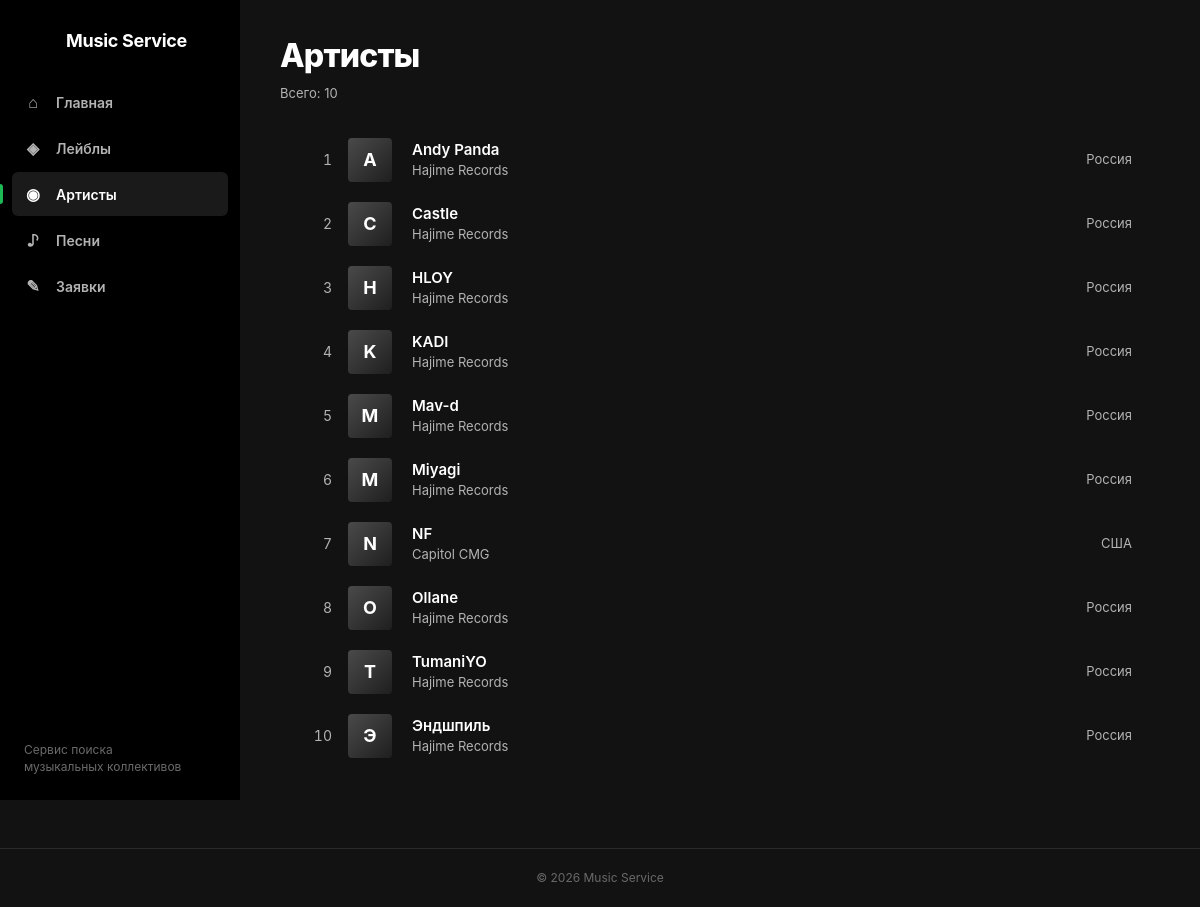
Screenshot of /artists/ with the database file from the repository.
### artists/views.py (the view)
# urls.py: path("", views.artists, name="list"),
def artists(request):
    conn = get_connection()
    artists_data = conn.execute("""
        SELECT artists.id, artists.name, artists.country,
               labels.name AS label_name
        FROM artists
        LEFT JOIN labels ON artists.label_id = labels.id
        ORDER BY artists.name
    """).fetchall()
    conn.close()
    return render(request, "artists/list.html", {"artists": artists_data})

### db/database.py (called while the page is built)
def get_connection():
    conn = sqlite3.connect(DB_PATH)
    conn.execute("PRAGMA foreign_keys = ON")
    conn.row_factory = sqlite3.Row
    return conn

### artists/templates/artists/list.html (shortened to what this page needs)
{% extends "base.html" %}
{% block content %}
<div class="page-header">
    <h1 class="page-header__title">Артисты</h1>
    <p class="page-header__meta">Всего: {{ artists|length }}</p>
</div>
{% if artists %}
    <div class="track-list">
        {% for artist in artists %}
            {% include "artists/includes/artist_card.html" %}
        {% endfor %}
    </div>
{% else %}
    <p class="empty">Артистов пока нет.</p>
{% endif %}
{% endblock %}

### artists/templates/artists/includes/artist_card.html
<a href="{% url 'artists:detail' artist.id %}" class="track">
    <div class="track__index">{{ forloop.counter }}</div>
    <div class="track__cover">{{ artist.name|slice:":1" }}</div>
    <div class="track__main">
        <div class="track__title">{{ artist.name }}</div>
        <div class="track__subtitle">
            {% if artist.label_name %}{{ artist.label_name }}{% else %}без лейбла{% endif %}
        </div>
    </div>
    <div class="track__meta">{{ artist.country|default:"Не указана" }}</div>
</a>

### homepage/static/homepage/css/style.css (style rules this page uses)
:root { --bg: #121212; --bg-elevated: #181818; --bg-hover: #282828; --bg-sidebar: #000000; --border: #2a2a2a; --text: #ffffff; --text-muted: #b3b3b3; --text-subtle: #6a6a6a; --accent: #1db954; --accent-hover: #1ed760; --radius: 8px; --sidebar-w: 240px; }
* { box-sizing: border-box; margin: 0; padding: 0; }
html, body { height: 100%; }
body { font-family: -apple-system, BlinkMacSystemFont, "Segoe UI", Roboto, "Helvetica Neue", Arial, sans-serif; background: var(--bg); color: var(--text); font-size: 14px; line-height: 1.5; -webkit-font-smoothing: antialiased; }
a { color: inherit; text-decoration: none; }
.page-header { margin-bottom: 24px; }
.page-header__title { font-size: 32px; font-weight: 800; letter-spacing: -0.8px; }
.page-header__meta { color: var(--text-muted); margin-top: 4px; font-size: 13px; }
.track-list { display: flex; flex-direction: column; }
.track { display: grid; grid-template-columns: 40px 48px 1fr auto auto; align-items: center; gap: 16px; padding: 10px 12px; border-radius: 6px; transition: background .15s; }
.track__index { color: var(--text-muted); font-variant-numeric: tabular-nums; text-align: right; font-size: 14px; }
.track__cover { width: 44px; height: 44px; border-radius: 4px; background: linear-gradient(135deg, #4a4a4a, #1f1f1f); display: flex; align-items: center; justify-content: center; font-weight: 700; font-size: 18px; color: var(--text); flex-shrink: 0; }
.track__main { min-width: 0; overflow: hidden; }
.track__title { font-weight: 600; font-size: 15px; white-space: nowrap; overflow: hidden; text-overflow: ellipsis; }
.track__subtitle { color: var(--text-muted); font-size: 13px; white-space: nowrap; overflow: hidden; text-overflow: ellipsis; }
.track__meta, .track__year { color: var(--text-muted); font-size: 13px; font-variant-numeric: tabular-nums; }

### rows the page displays
labels: name "N", name "NF", label_name "Capitol CMG", country "США"

### other values shown
{{ artists|length }} "10"
{{ artist.name|slice:":1" }} "A" "C" "H" "K" "M" "M" "O" "T" "Э"
{{ artist.name }} "Andy Panda" "Castle" "HLOY" "KADI" "Mav-d" "Miyagi" "Ollane" "TumaniYO" "Эндшпиль"
{{ artist.label_name }} "Hajime Records" "Hajime Records" "Hajime Records" "Hajime Records" "Hajime Records" "Hajime Records" "Hajime Records" "Hajime Records" "Hajime Records"
{{ artist.country|default:"Не указана" }} "Россия" "Россия" "Россия" "Россия" "Россия" "Россия" "Россия" "Россия" "Россия"
